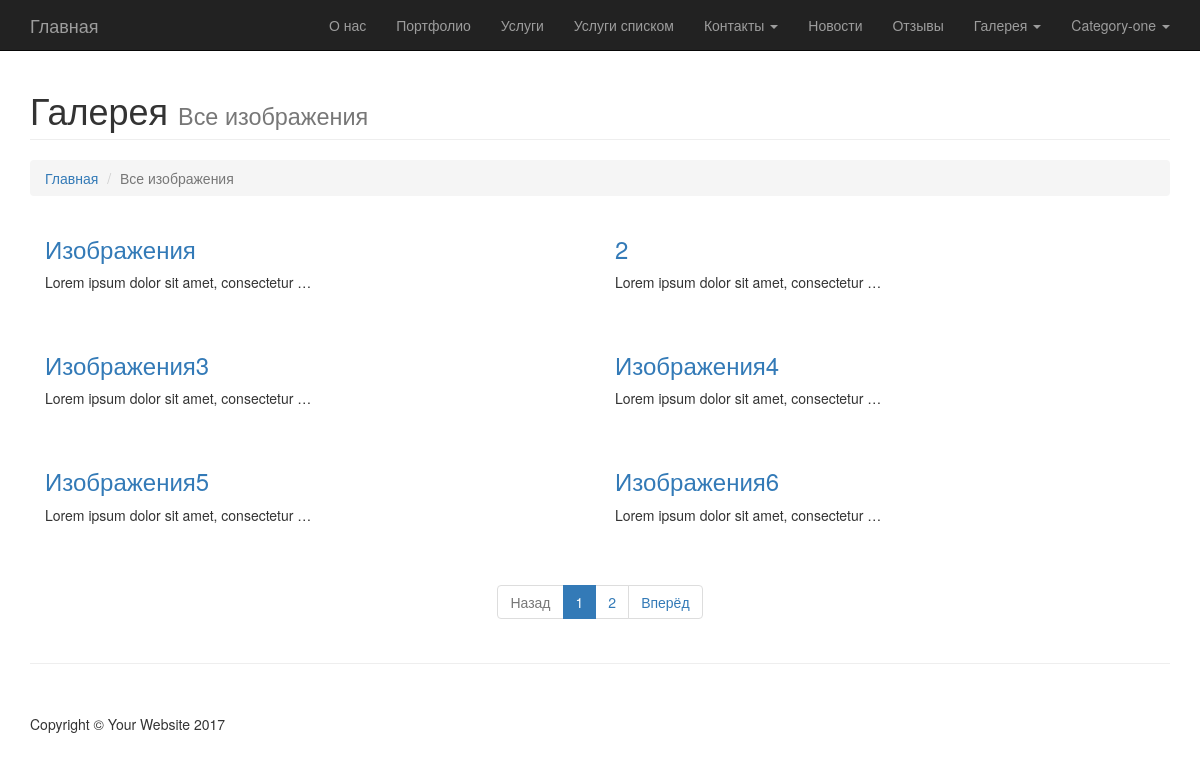
The app's page /gallery-two-col/ with its own data.
### main/models.py (models this page shows, shortened)
class CommonMain(models.Model):
    title = models.CharField(max_length=250, null=True, help_text="Введите заголовок страницы",)
    descriptions = models.TextField(max_length=1000, help_text="Введите описание для поисковых систем",
                                    null=True, blank=True)
    keywords = models.TextField(max_length=1000, help_text="Введите ключевые слова для поисковых систем",
                                    null=True, blank=True)
    slug = models.SlugField(null=True, unique=True, help_text="Slug влияет на формирование url адреса"
                                                              " и должен быть уникальным")
    name = models.CharField(max_length=250, verbose_name="Название страницы", default="Страница")
    content = RichTextUploadingField(verbose_name="Содержание страницы", null=True, blank=True)
    date = models.DateField(verbose_name="Дата", default=d.today(), blank=True, null=True)
    number = models.IntegerField(verbose_name="Порядок",
                                 null=True, blank=True, help_text="Установленное число "
                                                                  "будет влиять на очерёдность "
                                                                  "отображения блока")
    class Meta:
        abstract = True

class PageCategory(CommonMain):
    name = models.CharField(max_length=250, verbose_name="Название категории", default="Категория")
    menu = models.BooleanField(default=True,
                               verbose_name="Меню", help_text="Отметьте, если "
                                                              "категория должна отображаться как меню")
    class Meta:
        verbose_name_plural = "Категории страниц"

### gallery/models.py (models this page shows, shortened)
class Gallery(CommonMain):
    image = models.ImageField(null=True, blank=True, verbose_name="Изображение",
                              help_text="Выберите изображение новости")
    min_image = models.ImageField(null=True, blank=True, verbose_name="Миниатюра",
                                  help_text="Выберите миниатюру")
    name = models.CharField(max_length=250, verbose_name="Название изображения", default="Изображения")
    brief = models.CharField(max_length=500, verbose_name="Краткое описание",
                             null=True, blank=True, help_text="Не более 500 знаков")
    class Meta:
        verbose_name_plural = "Галерея"

### gallery/views.py (the view)
# urls.py: url(r'^gallery-two-col/$', main.GalleryTwoCol.as_view(), name='gallery-two-col'),
class GalleryTwoCol(ListView):
    queryset = main.Gallery.objects.order_by('number')
    context_object_name = 'page'
    template_name = 'gallery-2-col.html'
    paginate_by = 6

### main/models.py (called while the page is built)
    def get_page_one_url(self):
        return reverse('page-style-one', kwargs={'type_page': self.type_page, 'slug': self.slug})

    def get_page_two_url(self):
        return reverse('page-style-two', kwargs={'type_page': self.type_page, 'slug': self.slug})

    def get_page_three_url(self):
        return reverse('page-style-three', kwargs={'type_page': self.type_page, 'slug': self.slug})

    def get_page_four_url(self):
        return reverse('page-style-four', kwargs={'type_page': self.type_page, 'slug': self.slug})

    def get_page_five_url(self):
        return reverse('page-style-five', kwargs={'type_page': self.type_page, 'slug': self.slug})

### main/templatetags/page_tags.py (called while the page is built)
@register.inclusion_tag('tags/menu/cat-menu.html', takes_context=True)
def cat_menu(context):
    menu = list()
    categories = PageCategory.objects.filter(menu=True).order_by('number')
    for one in categories:
        page = dict()
        page['name'] = one.name
        page['list_one']= Page.objects.filter(category__slug=one.slug, type_page = 'style-one').order_by('number')
        page['list_two'] = Page.objects.filter(category__slug=one.slug, type_page='style-two').order_by('number')
        page['list_three'] = Page.objects.filter(category__slug=one.slug, type_page='style-three').order_by('number')
        page['list_four'] = Page.objects.filter(category__slug=one.slug, type_page='style-four').order_by('number')
        page['list_five'] = Page.objects.filter(category__slug=one.slug, type_page='style-five').order_by('number')
        menu.append(page)
    return {'menu': menu}

### green/templates/gallery-2-col.html (shortened to what this page needs)
{% extends 'base.html' %}
{%  load staticfiles %}
{% block additional_styles %}
    <link href="{% static 'swipbox/src/css/swipebox.min.css' %}" rel="stylesheet">
{% endblock %}
{% block content %}
        <div class="row">
            <div class="col-lg-12">
                <h1 class="page-header">Галерея
                    <small>Все изображения</small>
                </h1>
                <ol class="breadcrumb">
                    <li><a href="{%  url 'index' %}">Главная</a>
                    </li>
                    <li class="active">Все изображения</li>
                </ol>
            </div>
        </div>
        {% for one in page %}
            <div class="col-md-6 img-portfolio">
                <h3>
                    <a href="{% url 'image-detail' one.slug %}">{{ one.name }}</a>
                </h3>
                <p>{{ one.brief|truncatewords:6 }}</p>
            </div>
        {%  endfor %}
        <div class="row text-center">
            {% if is_paginated %}
  <ul class="pagination">
    {% if page_obj.has_previous %}
      <li><a href="?page={{ page_obj.previous_page_number }}">Назад</a></li>
    {% else %}
      <li class="disabled"><span>Назад</span></li>
    {% endif %}
    {% for i in paginator.page_range %}
      {% if page_obj.number == i %}
        <li class="active"><span>{{ i }} </span></li>
      {% else %}
        <li><a href="?page={{ i }}">{{ i }}</a></li>
      {% endif %}
    {% endfor %}
    {% if page_obj.has_next %}
      <li><a href="?page={{ page_obj.next_page_number }}">Вперёд</a></li>
    {% else %}
      <li class="disabled"><span>Вперёд</span></li>
    {% endif %}
  </ul>
{% endif %}
        </div>
{% endblock %}

### green/templates/tags/menu/cat-menu.html (shortened to what this page needs)
{% for item in menu %}
<li class="dropdown">
                        <a href="#" class="dropdown-toggle" data-toggle="dropdown">{{ item.name }} <b class="caret"></b></a>
                    </li>
{% endfor %}

### main/static/css/modern-business.css (style rules this page uses)
html, body { height: 100%; }
body { padding-top: 50px; }
.img-portfolio { margin-bottom: 30px; }

### records on screen
PageCategory: name "Category-one"
Gallery: name "Изображения", brief "Lorem ipsum dolor sit amet, consectetur …"
Gallery: name "2", brief "Lorem ipsum dolor sit amet, consectetur …"
Gallery: name "Изображения3", brief "Lorem ipsum dolor sit amet, consectetur …"
Gallery: name "Изображения4", brief "Lorem ipsum dolor sit amet, consectetur …"
Gallery: name "Изображения5", brief "Lorem ipsum dolor sit amet, consectetur …"
Gallery: name "Изображения6", brief "Lorem ipsum dolor sit amet, consectetur …"

### other values on screen
{{ i }} "1"
{{ i }} "2"
